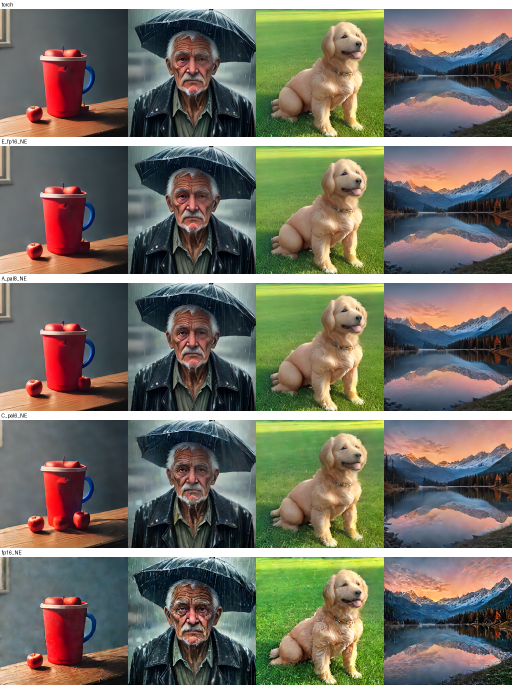
#> input picture docs/figures/silu_fix_sheet.png, 1024 x 1370 px, found by its file name (shown at 1/2 size)
$ python make_report_figures.py
#> lines starting #> are read from the running program, lines starting #| are printed output that depends on the picture
#!/usr/bin/env python
"""Compact, readably labelled compression figures for the report, from the two original test sheets."""
from __future__ import annotations

from PIL import Image, ImageDraw, ImageFont

TILE, GAP, HEAD = 256, 6, 64
INK = (31, 56, 100)
FONT = ImageFont.truetype("/System/Library/Fonts/Supplemental/Arial Bold.ttf", 21)


def rows_of(sheet: Image.Image, row: int, columns: list[int]) -> list[Image.Image]:
    top = 18 + 274 * row
    return [sheet.crop((256 * c, top, 256 * (c + 1), top + TILE)) for c in columns]


def build(source: str, versions: list[tuple[str, int]], out: str) -> None:
#> called with source = 'docs/figures/silu_fix_sheet.png', out = 'docs/figures/neural_engine_fix.png'
    sheet = Image.open(source).convert("RGB")
#> sheet is the input picture: PIL image 1024x1370 RGB; mean R, G, B 115, 112.3, 98.7
    columns = [0, 1]  # cup, portrait
    width = len(versions) * TILE + (len(versions) - 1) * GAP
    height = HEAD + len(columns) * TILE + (len(columns) - 1) * GAP
    canvas = Image.new("RGB", (width, height), "white")
#> canvas: PIL image 1304x582 RGB; every value is 255
    draw = ImageDraw.Draw(canvas)
    for i, (label, row) in enumerate(versions):
        x = i * (TILE + GAP)
        for line, text in enumerate(label.split("\n")):
            draw.text((x + TILE / 2, 6 + line * 26), text, font=FONT, fill=INK, anchor="ma")
        for j, tile in enumerate(rows_of(sheet, row, columns)):
            canvas.paste(tile, (x, HEAD + j * (TILE + GAP)))
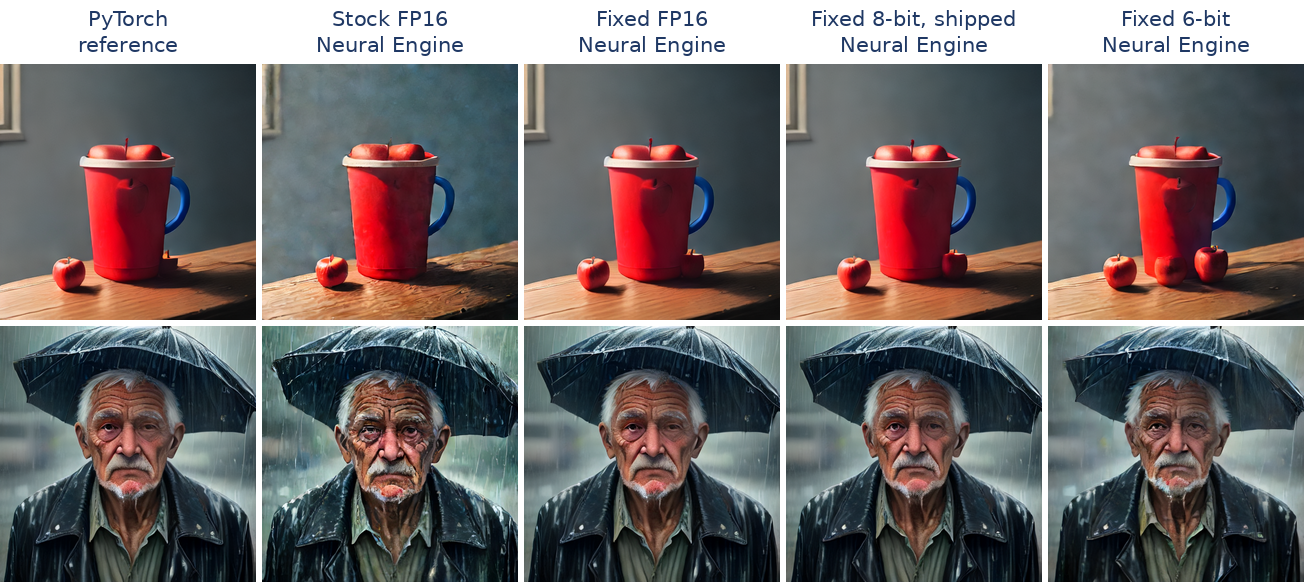
#> canvas: PIL image 1304x582 RGB; mean R, G, B 111.7, 105.3, 105.6
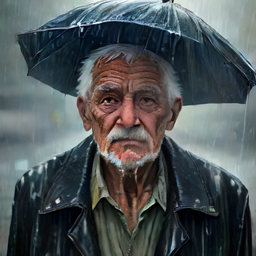
#> tile: PIL image 256x256 RGB; mean R, G, B 77.7, 84.9, 86.9
    canvas.save(out)


build("docs/figures/silu_fix_sheet.png", [("PyTorch\nreference", 0), ("Stock FP16\nNeural Engine", 4), ("Fixed FP16\nNeural Engine", 1), ("Fixed 8-bit, shipped\nNeural Engine", 2), ("Fixed 6-bit\nNeural Engine", 3)], "docs/figures/neural_engine_fix.png")
build("docs/figures/compression_sheet.png", [("PyTorch\nreference", 0), ("FP16\nGPU", 1), ("8-bit palette\nGPU", 2), ("8-bit linear\nGPU", 3), ("6-bit palette\nGPU", 4)], "docs/figures/compression_effect.png")
#> call 2 of build, with source = 'docs/figures/compression_sheet.png', out = 'docs/figures/compression_effect.png'
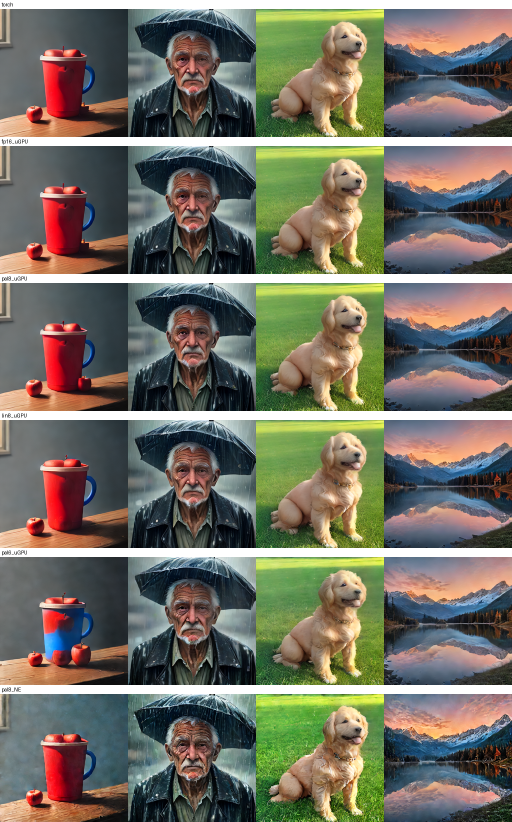
#> input picture docs/figures/compression_sheet.png, 1024 x 1644 px, found by its file name (shown at 1/2 size)
#> in build, sheet is the input picture: PIL image 1024x1644 RGB; mean R, G, B 114.8, 112.5, 98.9
#> after the loop in build (call 2), `for i, (label, row) in enumerate(versions):`:
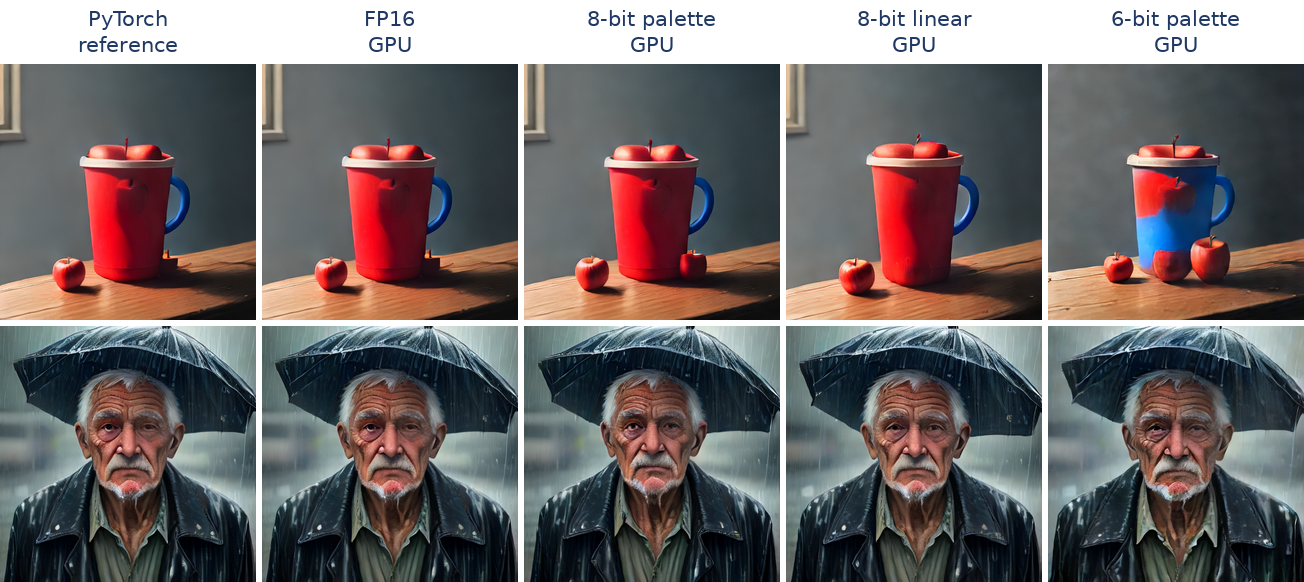
#> canvas: PIL image 1304x582 RGB; mean R, G, B 111.7, 104.9, 105.3
#> after the loop in build (call 2), `for i, (label, row) in enumerate(versions):`:
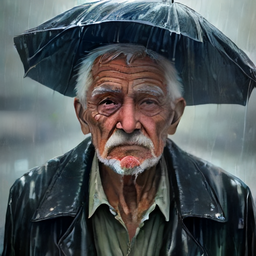
#> tile: PIL image 256x256 RGB; mean R, G, B 79.5, 85.6, 87.8
